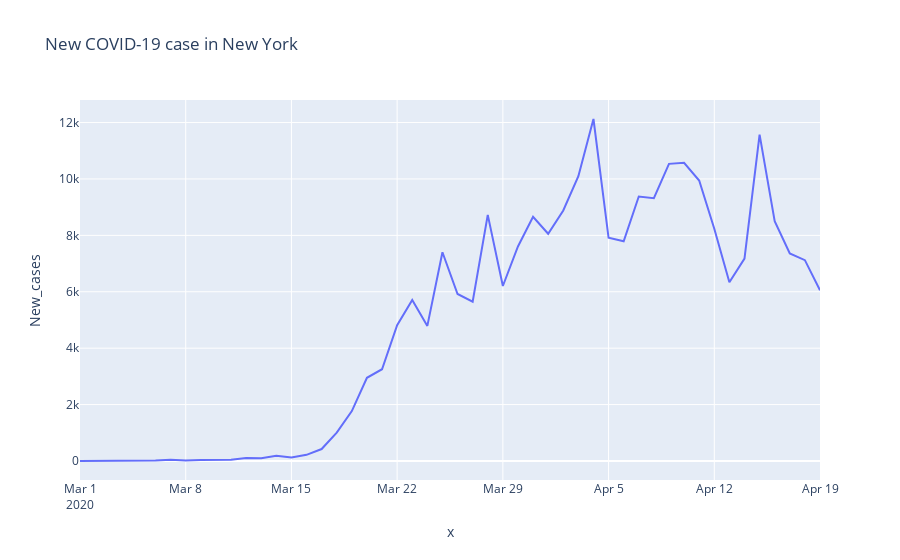

The notebook cell saved with this chart:
### Code cell
fig = px.line(data_frame=NY_df, x=NY_df.index, y='New_cases', title='New COVID-19 case in New York')
fig.show()

### Figure 1 — Plotly figure (JSON) as saved in the notebook; plotly's stock layout.template omitted (floating-point values rounded to 4 significant figures)
{"data": [{"hovertemplate": "x=%{x}<br>New_cases=%{y}<extra></extra>", "legendgroup": "", "line": {"color": "#636efa", "dash": "solid"}, "mode": "lines", "name": "", "showlegend": false, "type": "scatter", "x": ["2020-03-01", "2020-03-02", "2020-03-03", "2020-03-04", "2020-03-05", "2020-03-06", "2020-03-07", "2020-03-08", "2020-03-09", "2020-03-10", "2020-03-11", "2020-03-12", "2020-03-13", "2020-03-14", "2020-03-15", "2020-03-16", "2020-03-17", "2020-03-18", "2020-03-19", "2020-03-20", "2020-03-21", "2020-03-22", "2020-03-23", "2020-03-24", "2020-03-25", "2020-03-26", "2020-03-27", "2020-03-28", "2020-03-29", "2020-03-30", "2020-03-31", "2020-04-01", "2020-04-02", "2020-04-03", "2020-04-04", "2020-04-05", "2020-04-06", "2020-04-07", "2020-04-08", "2020-04-09", "2020-04-10", "2020-04-11", "2020-04-12", "2020-04-13", "2020-04-14", "2020-04-15", "2020-04-16", "2020-04-17", "2020-04-18", "2020-04-19"], "xaxis": "x", "y": [0, 0, 1, 9, 11, 22, 45, 17, 36, 31, 44, 109, 95, 189, 122, 218, 424, 1008, 1770, 2950, 3254, 4812, 5707, 4790, 7401, 5921, 5648, 8728, 6205, 7606, 8658, 8057, 8881, 10100, 12126, 7915, 7792, 9378, 9320, 10536, 10575, 9946, 8236, 6337, 7177, 11571, 8505, 7358, 7121, 6054], "yaxis": "y"}], "layout": {"legend": {"tracegroupgap": 0}, "title": {"text": "New COVID-19 case in New York"}, "xaxis": {"anchor": "y", "domain": [0, 1], "title": {"text": "x"}}, "yaxis": {"anchor": "x", "domain": [0, 1], "title": {"text": "New_cases"}}}}
